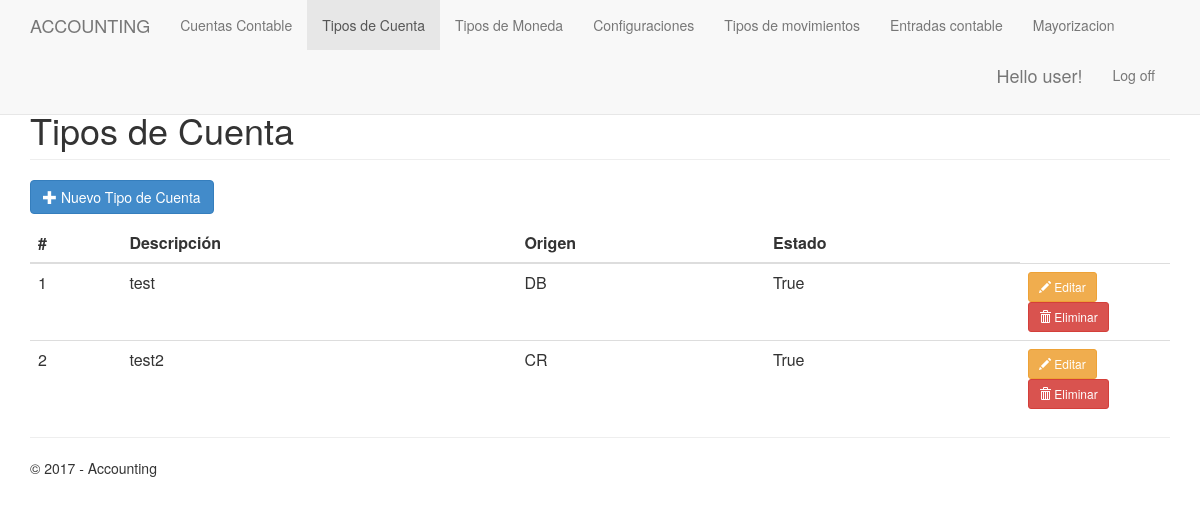
The page /accountTypes/ (signed in) on the database its author committed.
### app/models.py (models this page shows, shortened)
class AccountTypes (models.Model):
    id = models.AutoField('ID', primary_key=True)
    description = models.CharField('Descripción',max_length=30)
    origin = models.CharField('Origen',max_length=3,choices=(('DB','Debito'),('CR','Credito'))) # DB to CR
    state = models.BooleanField('Activo?')

### app/views.py (the view)
# urls.py: url(r'^accountTypes/$', app.views.accountTypes, name='accountTypes'),
@login_required
def accountTypes(request):
        accountTypes = AccountTypes.objects.all()
        return render(
        request ,
        'app/AccountTypes.html' ,
        {
            'title':'Tipos de Cuenta',
            'accountTypes': accountTypes,
            'year':datetime.now().year,
         }
   )

### app/templates/app/AccountTypes.html (shortened to what this page needs)
{% extends "app/layout.html" %}
{% block content %}
  <h1 class="page-header">{{ title }}</h1>
<p>
    <button type="button" class="btn btn-primary js-create-accountType" data-url="{% url 'accountTypesCreate' %}">
      <span class="glyphicon glyphicon-plus"></span>
      Nuevo Tipo de Cuenta
    </button>
  </p>
  <table class="table" id="accountType-table">
    <thead>
      <tr>
        <th>#</th>
        <th>Descripci&oacute;n</th>
        <th>Origen</th>
        <th>Estado</th>
      </tr>
    </thead>
    <tbody>
      {% include 'app/accountTypesPartial.html' %}
     </table>
{% endblock %}

### app/templates/app/loginpartial.html (shortened to what this page needs)
{% if user.is_authenticated %}
<form id="logoutForm" action="/logout" method="post" class="navbar-right">
    <ul class="nav navbar-nav navbar-right">
        <li><span class="navbar-brand">Hello {{ user.username }}!</span></li>
        <li><a href="javascript:document.getElementById('logoutForm').submit()">Log off</a></li>
    </ul>
</form>
{% else %}
<ul class="nav navbar-nav navbar-right">
    <li><a href="{% url 'login' %}">Log in</a></li>
</ul>
{% endif %}

### app/templates/app/accountTypesPartial.html
{% for E in accountTypes %}
        <tr>
          <td>{{ E.id }}</td>
          <td>{{ E.description }}</td>
          <td>{{ E.origin }}</td>
          <td>{{ E.state }}</td>
          <td style="width: 150px">
            <button type="button"
              class="btn btn-warning btn-sm js-update-accountType"
              data-url="{% url 'accountTypesUpdate' E.id %}">
             <span class="glyphicon glyphicon-pencil"></span> Editar
            </button>
            <button type="button"
              class="btn btn-danger btn-sm js-delete-accountType"
              data-url="{% url 'accountTypesDelete' E.id %}">
            <span class="glyphicon glyphicon-trash"></span> Eliminar
            </button>
           </td>
        </tr>
      {% empty %}
        <tr>
          <td colspan="8" class="text-center bg-warning">No hay Tipos de Cuenta</td>
        </tr>
      {% endfor %}

### rows shown on the page
AccountTypes: id "1", description "test", origin "DB", state "True"
AccountTypes: id "2", description "test2", origin "CR", state "True"

### other values the page prints
{{ user.username }} "user"
{{ title }} "Tipos de Cuenta"
